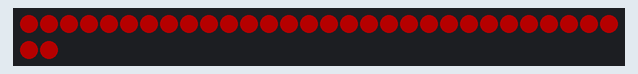
The sketch below on a simulated Arduino Uno, built with avr-gcc and run on an emulated ATmega328P. Shown: 32 RGB LEDs in strip order, left to right, continuing on the next row. Dim RGB values are drawn brighter than linear; the local clock reads 2024-03-15 10:24:30 at power-on unless the sketch sets it; what the sketch prints to the serial monitor is not drawn.

Above: at 1.1 s.
At 1.6 s:
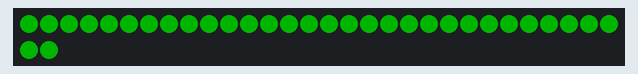
At 2.1 s:
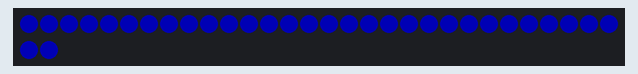
At 2.6 s:
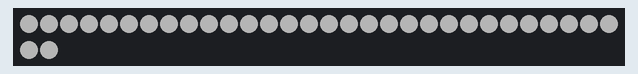

The sketch:

readyToWakeClock.ino
```cpp
#include <Adafruit_NeoPixel.h>

// Date and time functions using a DS3231 RTC connected via I2C and Wire lib
#include <Wire.h>
#include "RTClib.h"

RTC_DS3231 rtc;

#define PIN 6

#define NUM_LEDS 32

#define BRIGHTNESS 64

Adafruit_NeoPixel strip = Adafruit_NeoPixel(NUM_LEDS, PIN, NEO_GRBW + NEO_KHZ800);

byte neopix_gamma[] = {
    0,  0,  0,  0,  0,  0,  0,  0,  0,  0,  0,  0,  0,  0,  0,  0,
    0,  0,  0,  0,  0,  0,  0,  0,  0,  0,  0,  0,  1,  1,  1,  1,
    1,  1,  1,  1,  1,  1,  1,  1,  1,  2,  2,  2,  2,  2,  2,  2,
    2,  3,  3,  3,  3,  3,  3,  3,  4,  4,  4,  4,  4,  5,  5,  5,
    5,  6,  6,  6,  6,  7,  7,  7,  7,  8,  8,  8,  9,  9,  9, 10,
   10, 10, 11, 11, 11, 12, 12, 13, 13, 13, 14, 14, 15, 15, 16, 16,
   17, 17, 18, 18, 19, 19, 20, 20, 21, 21, 22, 22, 23, 24, 24, 25,
   25, 26, 27, 27, 28, 29, 29, 30, 31, 32, 32, 33, 34, 35, 35, 36,
   37, 38, 39, 39, 40, 41, 42, 43, 44, 45, 46, 47, 48, 49, 50, 50,
   51, 52, 54, 55, 56, 57, 58, 59, 60, 61, 62, 63, 64, 66, 67, 68,
   69, 70, 72, 73, 74, 75, 77, 78, 79, 81, 82, 83, 85, 86, 87, 89,
   90, 92, 93, 95, 96, 98, 99,101,102,104,105,107,109,110,112,114,
  115,117,119,120,122,124,126,127,129,131,133,135,137,138,140,142,
  144,146,148,150,152,154,156,158,160,162,164,167,169,171,173,175,
  177,180,182,184,186,189,191,193,196,198,200,203,205,208,210,213,
  215,218,220,223,225,228,231,233,236,239,241,244,247,249,252,255 };


char daysOfTheWeek[7][12] = {"Sunday", "Monday", "Tuesday", "Wednesday", "Thursday", "Friday", "Saturday"};

void setup () {


//
  Serial.begin(9600);
//
  delay(1000); // wait for console opening


  strip.setBrightness(BRIGHTNESS);
  strip.begin();
  strip.show(); // Initialize all pixels to 'off'

  Serial.println("starting, testing lights");

  setRingToColor(255,0,0,0);
  delay(500);
  setRingToColor(0,255,0,0);
  delay(500);
  setRingToColor(0,0,255,0);
  delay(500);
  setRingToColor(0,0,0,255);
  delay(1000);

  Serial.println("finished testing lights");

  if (! rtc.begin()) {
    Serial.println("Couldn't find RTC");
    while (1);
  }

  if (rtc.lostPower()) {
    Serial.println("RTC lost power, lets set the time!");
    // following line sets the RTC to the date & time this sketch was compiled
    rtc.adjust(DateTime(F(__DATE__), F(__TIME__)));
    // This line sets the RTC with an explicit date & time, for example to set
    // January 21, 2014 at 3am you would call:
    // rtc.adjust(DateTime(2014, 1, 21, 3, 0, 0));
  }
}

void printWithLeadingZero(int num){

  if(num < 10){
    Serial.print("0");
    Serial.print(num,DEC);
  }else{
    Serial.print(num,DEC);
  }

}

void loop () {
    DateTime now = rtc.now();

    Serial.print("It's ");
    Serial.print(daysOfTheWeek[now.dayOfTheWeek()]);
     Serial.print(" at ");
    Serial.print(now.hour(), DEC);
    Serial.print(':');
    printWithLeadingZero(now.minute());
    Serial.print(':');
    printWithLeadingZero(now.second());


    if(now.dayOfTheWeek() == 0 || now.dayOfTheWeek() == 6){
      Serial.println(". It's a weekend.");
      weekend(now);
    }else{
      Serial.print(". It's a weekday. The light is ");
      weekday(now);
    }


    Serial.println('.');

    delay(1000);

}

void weekday(DateTime now){
  if(now.hour() < 6){
      // red
      setRingToColor(100,0,0,0);
      Serial.print("red");
    }else if(now.hour() == 6 && now.minute() < 45){
      // red
      setRingToColor(100,0,0,0);
      Serial.print("red");
    }else if(now.hour() == 6 && now.minute() >= 45){
      setRingToColor(100,100,0,0); // yellow
      Serial.print("yellow");
    }else if(now.hour() == 7 && now.minute() < 15){
      setRingToColor(100,100,0,0); // yellow
      Serial.print("yellow");
    }else if(now.hour() == 7){
      // green
      setRingToColor(0,100,0,0);
      Serial.print("green");
    }else if(now.hour() > 21){
      setRingToColor(100,0,0,0);
      Serial.print("red");
    }else{
      setRingToColor(0,0,0,0);
      Serial.print("off");
    }
}

void weekend(DateTime now){
  if(now.hour() < 7){
      // red
      setRingToColor(100,0,0,0);
      Serial.print("red");
    }else if(now.hour() == 7 && now.minute() < 30){
      setRingToColor(100,100,0,0); // yellow
      Serial.print("yellow");
    }else if(now.hour() == 7 && now.minute() >= 30){
      // green
      setRingToColor(0,100,0,0);
      Serial.print("green");
    }else if(now.hour() == 8){
      // green
      setRingToColor(0,100,0,0);
      Serial.print("green");
    }else if(now.hour() > 21){
      setRingToColor(100,0,0,0);
      Serial.print("red");
    }else{
      setRingToColor(0,0,0,0);
      Serial.print("off");
    }
}


void setRingToColor(int r, int g, int b, int w){
  int ledCount = 32;

  for(int i=0; i<ledCount; i++ ){
    strip.setPixelColor(i, neopix_gamma[r], neopix_gamma[g], neopix_gamma[b], neopix_gamma[w]);
  }
  strip.show();
}
```

Measured:
- what the display in image 0 shows lasts 0.5 s, from 1.0 s to 1.5 s
- what the display in image 3 shows lasts 1.0 s, from 2.5 s to 3.5 s
